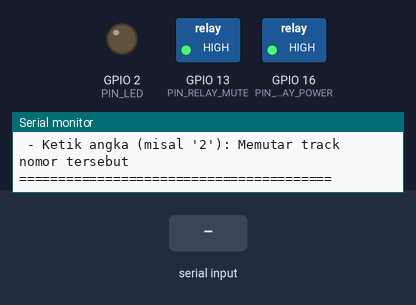
A sketch run on a simulated ESP8266 (NodeMCU). On the bench: switched loads named in the sketch (green lamp = pin HIGH), output pins drawn as LEDs (lit = HIGH), the last lines printed to the serial monitor. Inputs (shaded band) come from the test bench. The local clock reads 2024-03-15 10:24:30 at power-on unless the sketch sets it; the audio player accepts every command and is not drawn.

Above: at 2.7 s.
2.8 s: "BELL\n" received over Serial
At 3.6 s:
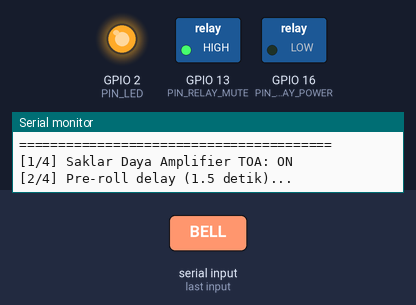
At 4.9 s:
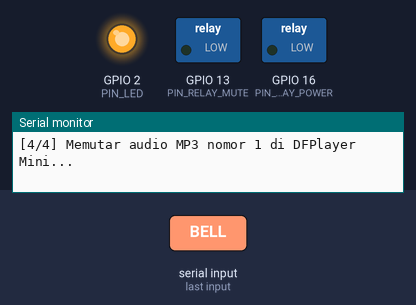
5.8 s: "B\n" received over Serial
Timing chart, 0 to 13.3 s (numbered marks = the images above; inputs shaded):
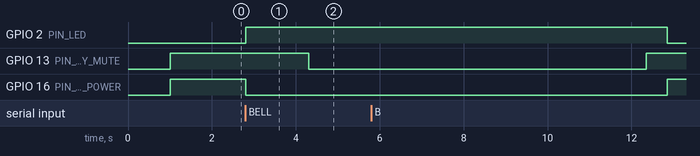

Measured:
- after the input at 2.8 s, GPIO 2 (PIN_LED): LOW → HIGH at once; GPIO 13 (PIN_RELAY_MUTE): HIGH → LOW after 1.5 s; GPIO 16 (PIN_RELAY_POWER): HIGH → LOW at once

The sketch:

sketch_simulation.ino
```cpp
#include <Arduino.h>
#include <Wire.h>
#include <RTClib.h>
#include <DFRobotDFPlayerMini.h>

/*
 * ====================================================================
 * SKETCH SIMULASI BEL SEKOLAH OTOMATIS (MOKXI & WOKWI SIMULATOR)
 * ====================================================================
 * Kompatibel langsung dengan:
 * - ESP32 DevKit (board-esp32-devkit-c-v4)
 * - ESP8266 NodeMCU (wokwi-esp8266-nodemcu)
 *
 * Fitur Simulasi:
 * 1. Deteksi RTC (DS1307/DS3231) & cetak waktu real-time
 * 2. Deteksi DFPlayer Mini MP3 Player
 * 3. Sekuens Relay Auto-Mute 2-Channel:
 *    - Power TOA ON
 *    - Audio Mute Delay (Pre-roll 2 detik)
 *    - Play MP3 Track Bel
 *    - Audio Post-roll & Auto-Mute OFF
 * 4. Input Serial Monitor Interaktif:
 *    - Ketik "BELL" atau "B" -> memicu bunyi bel simulasi
 *    - Ketik "TIME" atau "T" -> membaca jam RTC
 *    - Ketik "1" s/d "21"     -> memutar track audio tertentu
 * ====================================================================
 */

// Konfigurasi Pinout Otomatis Berdasarkan Arsitektur Board
#if defined(ESP8266)
  #include <SoftwareSerial.h>
  #define PIN_RELAY_MUTE   13 // D7 (Relay Channel 1: Mute Audio Jack)
  #define PIN_RELAY_POWER  16 // D0 (Relay Channel 2: Saklar Daya Amplifier TOA)
  #define PIN_DF_RX        14 // D5 (Ke TX DFPlayer)
  #define PIN_DF_TX        12 // D6 (Ke RX DFPlayer via Resistor 1k)
  #define PIN_I2C_SDA       4 // D2 (SDA RTC)
  #define PIN_I2C_SCL       5 // D1 (SCL RTC)
  #define PIN_LED           2 // D4 (Built-in LED)
  SoftwareSerial dfSerial(PIN_DF_RX, PIN_DF_TX);
#else
  // Default: ESP32 DevKit V1 / V4
  #define PIN_RELAY_MUTE   4  // GPIO 4 (Relay Channel 1)
  #define PIN_RELAY_POWER  5  // GPIO 5 (Relay Channel 2)
  #define PIN_DF_RX        16 // GPIO 16 (RX2)
  #define PIN_DF_TX        17 // GPIO 17 (TX2)
  #define PIN_I2C_SDA      21 // GPIO 21 (SDA)
  #define PIN_I2C_SCL      22 // GPIO 22 (SCL)
  #define PIN_LED          2  // GPIO 2 (LED Indikator)
  HardwareSerial dfSerial(2);
#endif

RTC_DS1307 rtc; // Di simulator Mokxi/Wokwi modul RTC menggunakan emulasi DS1307/DS3231 I2C
DFRobotDFPlayerMini dfplayer;

bool isBellActive = false;
unsigned long bellStartTime = 0;
unsigned long bellDuration = 8000; // 8 detik simulasi durasi audio bel

void setupRelays() {
  pinMode(PIN_RELAY_MUTE, OUTPUT);
  pinMode(PIN_RELAY_POWER, OUTPUT);
  pinMode(PIN_LED, OUTPUT);

  // Relay Active-LOW: Default HIGH (Mati / Standby)
  digitalWrite(PIN_RELAY_MUTE, HIGH);
  digitalWrite(PIN_RELAY_POWER, HIGH);
  digitalWrite(PIN_LED, LOW);
}

void triggerBellSequence(int trackNumber = 1) {
  if (isBellActive) {
    Serial.println(F("[!] Bel sedang berjalan, mohon tunggu..."));
    return;
  }

  Serial.println(F("========================================"));
  Serial.print(F("[ACTION] Memicu Bel Sekolah - Track: "));
  Serial.println(trackNumber);
  Serial.println(F("========================================"));

  // 1. Nyalakan Daya Amplifier TOA (Relay Channel 2)
  Serial.println(F("[1/4] Saklar Daya Amplifier TOA: ON"));
  digitalWrite(PIN_RELAY_POWER, LOW); // Active-Low ON
  digitalWrite(PIN_LED, HIGH);

  // 2. Pre-roll delay (Menghindari suara desis/thump saat relay amplifier menyala)
  Serial.println(F("[2/4] Pre-roll delay (1.5 detik)..."));
  delay(1500);

  // 3. Buka Jalur Audio Mute (Relay Channel 1)
  Serial.println(F("[3/4] Relay Audio Mute: UNMUTE (Jalur Suara Terbuka)"));
  digitalWrite(PIN_RELAY_MUTE, LOW); // Active-Low ON

  // 4. Putar Audio di DFPlayer Mini
  Serial.print(F("[4/4] Memutar audio MP3 nomor "));
  Serial.print(trackNumber);
  Serial.println(F(" di DFPlayer Mini..."));
  dfplayer.play(trackNumber);

  isBellActive = true;
  bellStartTime = millis();
}

void checkBellTimeout() {
  if (isBellActive && (millis() - bellStartTime >= bellDuration)) {
    Serial.println(F("----------------------------------------"));
    Serial.println(F("[FINISH] Audio Bel selesai diputar."));

    // Matikan Jalur Audio terlebih dahulu (Mute)
    digitalWrite(PIN_RELAY_MUTE, HIGH); // Standby / MUTE
    Serial.println(F("[OFF] Relay Audio Mute: MUTED"));

    delay(500); // Jeda transisi

    // Matikan Daya Amplifier TOA
    digitalWrite(PIN_RELAY_POWER, HIGH); // Standby / POWER OFF
    digitalWrite(PIN_LED, LOW);
    Serial.println(F("[OFF] Saklar Daya Amplifier TOA: OFF (Standby)"));
    Serial.println(F("========================================\n"));

    isBellActive = false;
  }
}

void printCurrentTime() {
  DateTime now = rtc.now();
  char buffer[32];
  snprintf(buffer, sizeof(buffer), "%04d-%02d-%02d %02d:%02d:%02d",
           now.year(), now.month(), now.day(), now.hour(), now.minute(), now.second());
  Serial.print(F("[RTC TIME] "));
  Serial.println(buffer);
}

void setup() {
  Serial.begin(115200);
  delay(1000);

  Serial.println(F("\n\n========================================"));
  Serial.println(F(" SISTEM SIMULASI BEL SEKOLAH OTOMATIS   "));
  Serial.println(F(" Platform: Mokxi (https://app.mokxi.com/)"));
  Serial.println(F("========================================"));

  setupRelays();

  // Inisialisasi I2C & RTC
  Wire.begin(PIN_I2C_SDA, PIN_I2C_SCL);
  if (!rtc.begin()) {
    Serial.println(F("[ERROR] Modul RTC tidak terdeteksi pada pin I2C!"));
  } else {
    Serial.println(F("[OK] Modul RTC terhubung normal."));
    if (!rtc.isrunning()) {
      Serial.println(F("[INFO] Menyetel waktu RTC ke waktu kompilasi..."));
      rtc.adjust(DateTime(F(__DATE__), F(__TIME__)));
    }
    printCurrentTime();
  }

  // Inisialisasi Serial DFPlayer Mini
  #if defined(ESP8266)
    dfSerial.begin(9600);
  #else
    dfSerial.begin(9600, SERIAL_8N1, PIN_DF_RX, PIN_DF_TX);
  #endif

  Serial.println(F("[INFO] Menginisialisasi DFPlayer Mini..."));
  if (!dfplayer.begin(dfSerial)) {
    Serial.println(F("[WARN] DFPlayer Mini offline / sedang proses handshake..."));
  } else {
    Serial.println(F("[OK] DFPlayer Mini siap digunakan."));
    dfplayer.volume(25); // Volume level 25 (0-30)
  }

  Serial.println(F("\n[KONTROL SERIAL INTERAKTIF]:"));
  Serial.println(F(" - Ketik 'BELL' atau 'B'  : Memicu simulasi bel sekolah"));
  Serial.println(F(" - Ketik 'TIME' atau 'T'  : Membaca jam RTC waktu nyata"));
  Serial.println(F(" - Ketik angka (misal '2'): Memutar track nomor tersebut"));
  Serial.println(F("========================================\n"));
}

unsigned long lastTick = 0;

void loop() {
  // Cek timeout simulasi bel
  checkBellTimeout();

  // Tampilkan waktu berkala tiap 10 detik
  if (millis() - lastTick >= 10000) {
    lastTick = millis();
    if (!isBellActive) {
      printCurrentTime();
    }
  }

  // Baca input interaktif dari Serial Monitor di browser Mokxi
  if (Serial.available()) {
    String input = Serial.readStringUntil('\n');
    input.trim();
    input.toUpperCase();

    if (input == "BELL" || input == "B") {
      triggerBellSequence(1);
    } else if (input == "TIME" || input == "T") {
      printCurrentTime();
    } else if (input.toInt() > 0) {
      triggerBellSequence(input.toInt());
    } else if (input.length() > 0) {
      Serial.println(F("[?] Perintah tidak dikenal. Ketik 'BELL' atau 'TIME'."));
    }
  }
}
```
